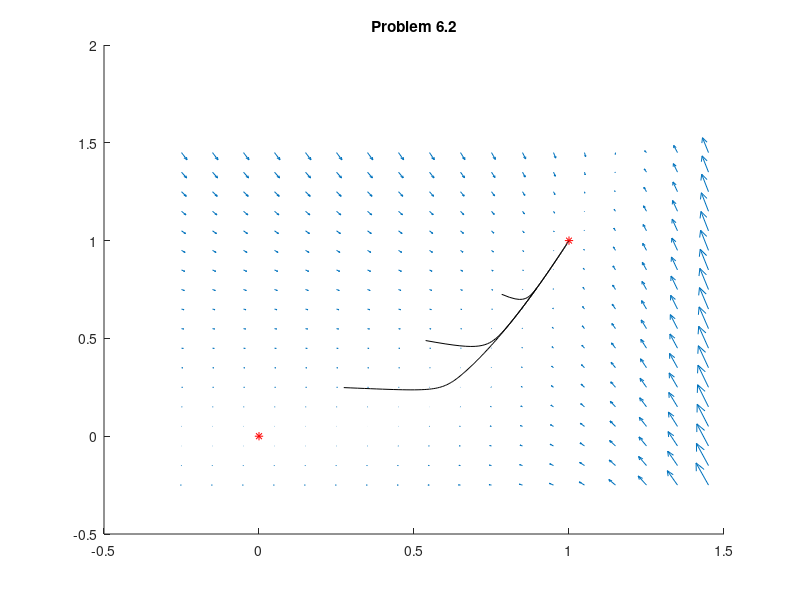
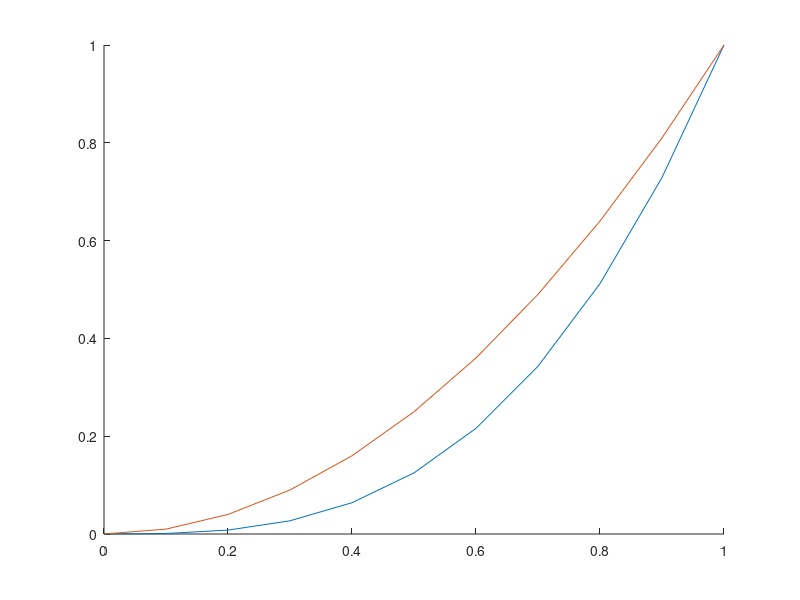

Source code (MATLAB) for these figures, in order: (Note: this script raises an error after producing the figures.)
%% Problem6.2 

[x1, x2] = meshgrid(-.25:.1:1.5, -.25:.1:1.5); 

x1_dot = -x1.^3 + x2; 
x2_dot = x1.^6 + -x2.^3; 


  figure(1)

 hold on
 quiver(x1, x2, x1_dot, x2_dot)
 plot( 0, 0, 'r*')
  plot( 1, 1, 'r*')
  
  
    x1_0_list = [.25, .5 .75]; 
  x2_0_list = [.25 .5 .75];
  
  dt = .1; 
  
  sim_time = 10;
  
  num_step = 10/dt;
  
  num_traj = length(x1_0_list); 
  
  for j = 1:1:num_traj
      
      x1_0 =x1_0_list(j) ; 
      x2_0 = x2_0_list(j); 
        for i = 1:1:num_step
      
      x1 = x1_0; 
      x2 = x2_0; 
      
      x1_dot = -x1.^3 + x2; 
    x2_dot = x1.^6 + -x2.^3;  
      
      x1_traj(i) = x1_0 + dt*x1_dot; 
      x2_traj(i) = x2_0 + dt*x2_dot;
      
      x1_0 =x1_traj(i); 
      x2_0 = x2_traj(i);
        end 
      
        plot(x1_traj, x2_traj, 'k')

  end 
  
  
  title("Problem 6.2")
  
 




%% 6.2 continued

x1 = [0:.1:1];

c1_x2 = x1.^3;
c2_x2 = x1.^2; 



figure()
hold on 

plot(x1, c1_x2)
plot(x1, c2_x2)

x = [x1, fliplr(x1)];
inbetween = [c1_x2, fliplr(c2_x2)];



% fill(x, inbetween, 'g');
fill(x, inbetween, '');
xlabel("X1-Axis")
ylabel("X2-Axis")
title("Problem 6.2:")

legend('$x_2 = x_1^3$','$x_2 = x_1^2$','$\Gamma$','Interpreter','latex', 'Location', 'northwest')


%%

x = 1 : 300;
curve1 = log(x);
curve2 = 2*log(x);
plot(x, curve1, 'r', 'LineWidth', 2);
hold on;
plot(x, curve2, 'b', 'LineWidth', 2);
x2 = [x, fliplr(x)];
inBetween = [curve1, fliplr(curve2)];
fill(x2, inBetween, 'g');



%% Problem 10 
[x1, x2] = meshgrid(-1:0.2:1, -1:0.2:1);


x1_dot = x2; 
x2_dot = -x1 + (1/3)*x1^3 -x2; 

  figure(1)

 hold on
 quiver(x1, x2, x1_dot, x2_dot)
 plot( 0, 0, 'r*')
  title(' Problem 10')


  
  x1_0_list = [-1,-.5,.5,1, 1, 1, 1, 1]; 
  x2_0_list = [-1, -1, -1, -1, -1,-.5,.5,1];
  
  dt = .1; 
  
  sim_time = 10;
  
  num_step = 10/dt;
  
  num_traj = length(x1_0_list); 
  
  for j = 1:1:num_traj
      
      x1_0 =x1_0_list(j) ; 
      x2_0 = x2_0_list(j); 
        for i = 1:1:num_step
      
      x1 = x1_0; 
      x2 = x2_0; 
      
      x1_dot = x2; 
      x2_dot = -x1 + (1/3)*x1^3 -x2; 
      
      x1_traj(i) = x1_0 + dt*x1_dot; 
      x2_traj(i) = x2_0 + dt*x2_dot;
      
      x1_0 =x1_traj(i); 
      x2_0 = x2_traj(i);
        end 
      
        plot(x1_traj, x2_traj, 'k')

  end 
    
 V = (3/4).*x1.^2 - (1/12).*x1.^4 + .5.*x1.*x2 + .5.*x2.^2; 
  
  contour(V) 
  %% 10 Contour Plot 
  
  
  [x1, x2] = meshgrid(-2.5:.2:2.5,-2.5:.2:2.5);
  
  
  
  
  V = (3/4).*x1.^2 - (1/12).*x1.^4 + .5.*x1.*x2 + .5.*x2.^2; 

  
  
  figure(2)
  
  hold on
  contour(V, 25)
  
  
  %% 17 
  
  
  syms a b
  
  x1 = sqrt(-a/b);
  
  A = [-3*x1^2 1 ; -a -b]
  
  latex(eig(A))
  
  eig(A)
  
  
  